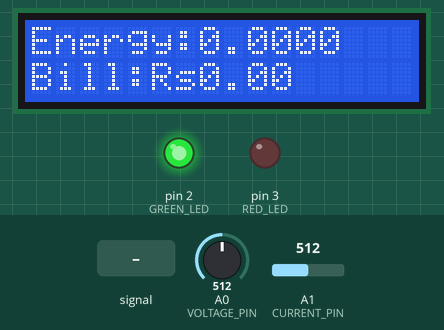
Simulated run of this sketch. Board: Arduino Uno, built with avr-gcc and run on an emulated ATmega328P. Shown: 16×2 character LCD, output pins drawn as LEDs (lit = HIGH). Inputs (shaded band) come from the test bench; at power-on: A0 (VOLTAGE_PIN) = 512, A1 (CURRENT_PIN) = 512. What the sketch prints to the serial monitor is not drawn.

Above: at 4.6 s.
4.7 s: A1 (CURRENT_PIN) fed a 200 Hz sine of ±460 counts around its level
At 6.6 s:
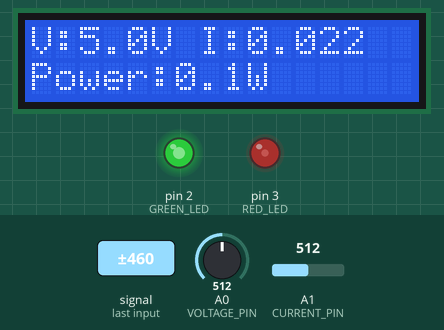
6.7 s: A0 (VOLTAGE_PIN) set to 1023
9.5 s: A1 (CURRENT_PIN) set to 900
At 11.3 s:
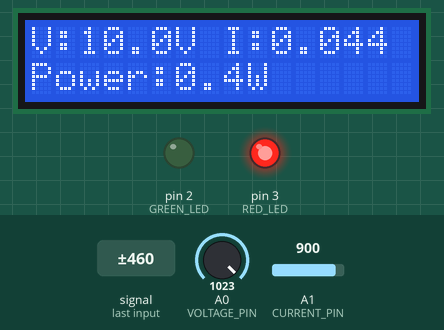
12.5 s: A0 (VOLTAGE_PIN) set to 990
At 15.2 s:
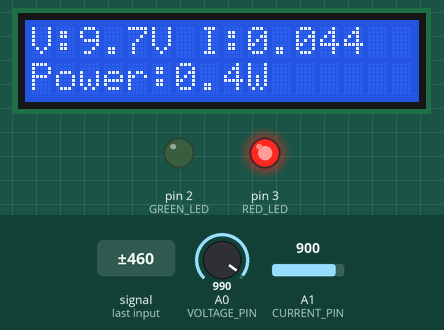
15.5 s: A1 (CURRENT_PIN) set to 1010
At 18.5 s:
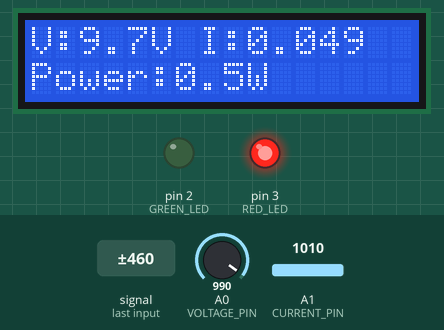
Timing chart, 0 to 19.5 s (numbered marks = the images above; inputs shaded):
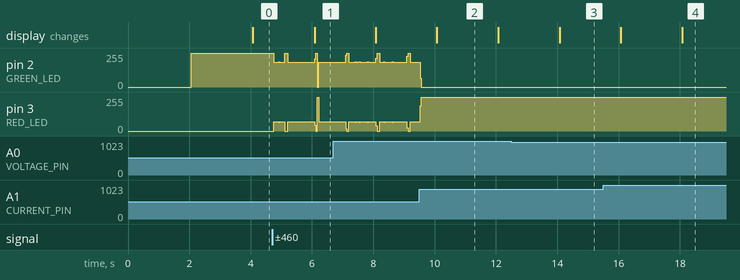

The sketch:

smart_energy_meter.ino
```cpp
#include <LiquidCrystal.h>

// LCD connections: RS, EN, D4, D5, D6, D7
LiquidCrystal lcd(7, 8, 9, 10, 11, 12);

// Analog input pins
#define VOLTAGE_PIN A0
#define CURRENT_PIN A1

// LED connections
#define GREEN_LED 2
#define RED_LED 3

// ADC settings
const float ADC_REFERENCE = 5.0;
const float ADC_MAX = 1023.0;

// Measurement settings
const float VOLTAGE_FACTOR = 2.0;
const float SHUNT_RESISTANCE = 100.0;

// Project settings
const float TARIFF = 8.0;
const float OVERLOAD_LIMIT = 0.04;

// Measured values
float voltage = 0.0;
float current = 0.0;
float power = 0.0;
float energy = 0.0;
float bill = 0.0;

unsigned long previousTime = 0;
unsigned long previousDisplay = 0;

int displayPage = 0;

void setup()
{
  Serial.begin(9600);

  pinMode(GREEN_LED, OUTPUT);
  pinMode(RED_LED, OUTPUT);

  lcd.begin(16, 2);
  lcd.clear();

  lcd.setCursor(0, 0);
  lcd.print("SMART ENERGY");

  lcd.setCursor(0, 1);
  lcd.print("METER SYSTEM");

  delay(2000);

  previousTime = millis();
  previousDisplay = millis();
}

void loop()
{
  // Read analog inputs
  int voltageADC = analogRead(VOLTAGE_PIN);
  int currentADC = analogRead(CURRENT_PIN);

  // Convert ADC readings into voltage
  float voltageInput =
    voltageADC * ADC_REFERENCE / ADC_MAX;

  float currentInput =
    currentADC * ADC_REFERENCE / ADC_MAX;

  // Calculate actual voltage and current
  voltage = voltageInput * VOLTAGE_FACTOR;

  current = currentInput / SHUNT_RESISTANCE;

  // Calculate power
  power = voltage * current;

  // Calculate elapsed time in hours
  unsigned long currentTime = millis();

  float elapsedTime =
    (currentTime - previousTime) / 3600000.0;

  previousTime = currentTime;

  // Calculate energy in kWh
  energy += (power * elapsedTime) / 1000.0;

  // Calculate electricity bill
  bill = energy * TARIFF;

  // Overload detection
  if (current > OVERLOAD_LIMIT)
  {
    digitalWrite(RED_LED, HIGH);
    digitalWrite(GREEN_LED, LOW);
  }
  else
  {
    digitalWrite(RED_LED, LOW);
    digitalWrite(GREEN_LED, HIGH);
  }

  // Change LCD page every 2 seconds
  if (currentTime - previousDisplay >= 2000)
  {
    previousDisplay = currentTime;
    displayPage = 1 - displayPage;

    lcd.clear();

    if (displayPage == 0)
    {
      lcd.setCursor(0, 0);
      lcd.print("V:");
      lcd.print(voltage, 1);
      lcd.print("V I:");
      lcd.print(current, 3);

      lcd.setCursor(0, 1);
      lcd.print("Power:");
      lcd.print(power, 1);
      lcd.print("W");
    }
    else
    {
      lcd.setCursor(0, 0);
      lcd.print("Energy:");
      lcd.print(energy, 4);

      lcd.setCursor(0, 1);
      lcd.print("Bill:Rs");
      lcd.print(bill, 2);
    }
  }

  // Serial Monitor
  static unsigned long previousSerial = 0;

  if (currentTime - previousSerial >= 1000)
  {
    previousSerial = currentTime;

    Serial.println("--------------------");

    Serial.print("Voltage: ");
    Serial.print(voltage, 2);
    Serial.println(" V");

    Serial.print("Current: ");
    Serial.print(current, 4);
    Serial.println(" A");

    Serial.print("Power: ");
    Serial.print(power, 2);
    Serial.println(" W");

    Serial.print("Energy: ");
    Serial.print(energy, 6);
    Serial.println(" kWh");

    Serial.print("Electricity Bill: Rs ");
    Serial.println(bill, 4);

    Serial.print("Meter Status: ");

    if (current > OVERLOAD_LIMIT)
      Serial.println("OVERLOAD");
    else
      Serial.println("NORMAL");
  }
}
```

Measured:
- after the input at 9.5 s, the display: changes after 0.58 s (image 2)
- after the input at 12.5 s, the display: changes after 1.6 s (image 3)
- after the input at 15.5 s, the display: first differs from a run without the input after 2.6 s (image 4)
- what the display in image 2 shows lasts 2.0 s, from 10.1 s to 12.1 s
